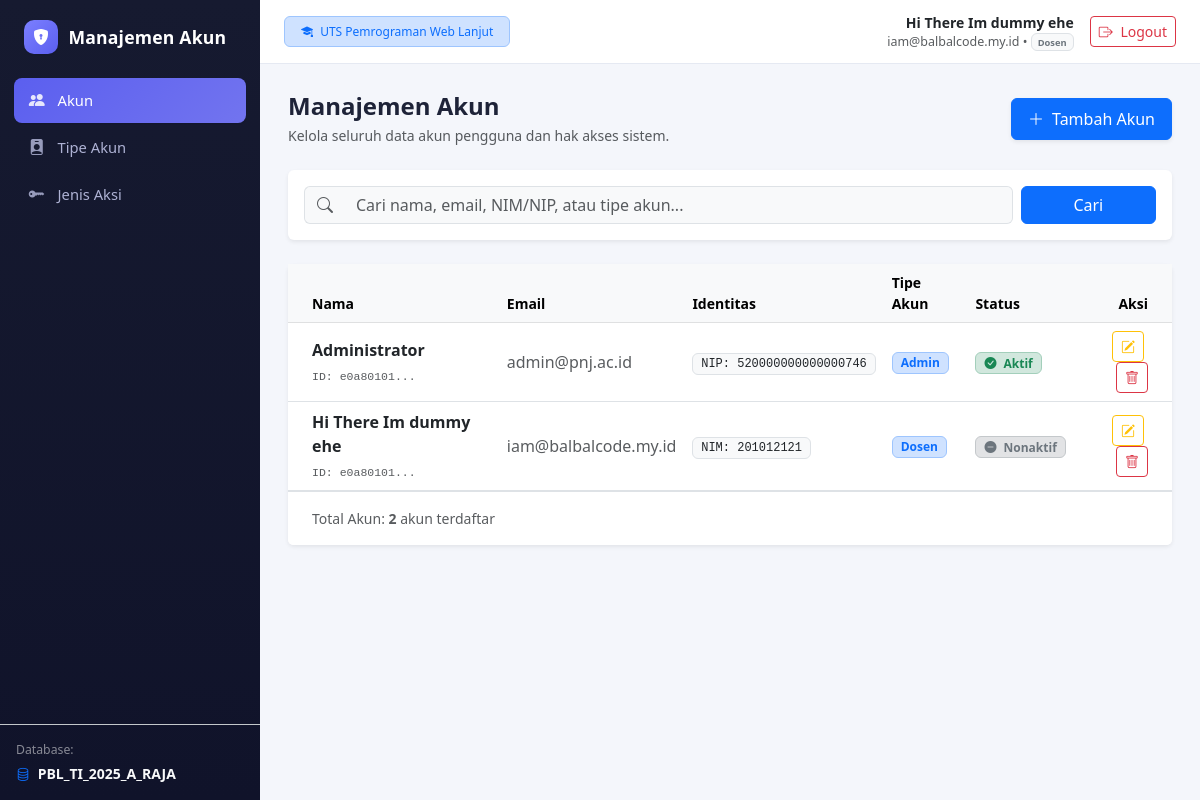
The app's page /accounts (signed in) with its own data.
### tables this page shows
CREATE TABLE `accounts` (
  `id` CHAR(36) NOT NULL,
  `name` VARCHAR(128) NOT NULL,
  `email` VARCHAR(128) NOT NULL UNIQUE,
  `password` TEXT NOT NULL,
  `account_type_id` CHAR(36) NOT NULL,
  `status` VARCHAR(128) NOT NULL DEFAULT 'Aktif',
  `identification_number` VARCHAR(128) NOT NULL,
  `identification_type` ENUM('NIM', 'NIP') NOT NULL,
  `created_at` DATETIME NOT NULL DEFAULT CURRENT_TIMESTAMP,
  `updated_at` DATETIME NOT NULL DEFAULT CURRENT_TIMESTAMP ON UPDATE CURRENT_TIMESTAMP,
  `deleted_at` DATETIME DEFAULT NULL,
  PRIMARY KEY (`id`),
  KEY `fk_accounts_account_type_idx` (`account_type_id`),
  CONSTRAINT `fk_accounts_account_type` FOREIGN KEY (`account_type_id`)
    REFERENCES `account_type` (`id`) ON DELETE RESTRICT ON UPDATE CASCADE
);

CREATE TABLE `account_type` (
  `id` CHAR(36) NOT NULL,
  `name` VARCHAR(128) NOT NULL,
  `description` TEXT DEFAULT NULL,
  `created_at` DATETIME NOT NULL DEFAULT CURRENT_TIMESTAMP,
  `updated_at` DATETIME NOT NULL DEFAULT CURRENT_TIMESTAMP ON UPDATE CURRENT_TIMESTAMP,
  `deleted_at` DATETIME DEFAULT NULL,
  PRIMARY KEY (`id`)
);

### core/Loader.php (called while the page is built)
<?php
class Loader
{
    public function view($path, $data = [])
    {
        extract($data);
        require __DIR__ . '/../' . $path;
    }
}

### controllers/Accounts.php (called while the page is built, shortened)
<?php
require_once __DIR__ . '/../models/AccountsModel.php';
class Accounts
{
    private $model;
    private $load;
    public function __construct()
    {
        $this->model            = new AccountsModel();
        $this->load             = new Loader();
    }
    public function index()
    {
        $search   = $_GET['q'] ?? '';
        $accounts = $this->model->getAll($search);
        $this->load->view('views/accounts/index.php', [
            'accounts' => $accounts,
            'search'   => $search,
        ]);
    }
}

### models/AccountsModel.php (called while the page is built, shortened)
<?php
require_once __DIR__ . '/../config/database.php';
class AccountsModel
{
    private $db;
    public function __construct()
    {
        global $conn;
        $this->db = $conn;
    }
    public function getAccounts($search = null)
    {
        $sql = "SELECT accounts.*, account_type.name AS account_type_name
                FROM accounts
                LEFT JOIN account_type ON accounts.account_type_id = account_type.id
                WHERE accounts.deleted_at IS NULL";
        $sql .= " ORDER BY accounts.created_at DESC";
        $stmt = $this->db->query($sql);
        return $stmt->fetchAll();
    }
    public function getAll($search = null)
    {
        return $this->getAccounts($search);
    }
}

### views/accounts/index.php (the view, shortened to what this page needs)
<?php
require_once __DIR__ . '/../layout/header.php';
?>
<div class="d-flex justify-content-between align-items-center mb-4">
    <div>
        <h4 class="fw-bold mb-1">Manajemen Akun</h4>
        <p class="text-muted small mb-0">Kelola seluruh data akun pengguna dan hak akses sistem.</p>
    </div>
    <a href="<?= BASE_URL ?>/accounts/create" class="btn btn-primary d-flex align-items-center gap-2 px-3 py-2 shadow-sm">
        <i class="bi bi-plus-lg"></i>
        <span>Tambah Akun</span>
    </a>
</div>
<div class="card border-0 shadow-sm mb-4">
    <div class="card-body p-3">
        <form method="GET" action="<?= BASE_URL ?>/accounts" class="row g-2 align-items-center">
            <div class="col-md-10">
                <div class="input-group">
                    <span class="input-group-text bg-light border-end-0 text-muted">
                        <i class="bi bi-search"></i>
                    </span>
                    <input type="text" name="q" class="form-control border-start-0 bg-light"
                           placeholder="Cari nama, email, NIM/NIP, atau tipe akun..."
                           value="<?= htmlspecialchars($search ?? '') ?>">
                </div>
            </div>
            <div class="col-md-2 d-flex gap-2">
                <button type="submit" class="btn btn-primary w-100">
                    Cari
                </button>
            </div>
        </form>
    </div>
</div>
<?php if (empty($accounts)): ?>
    <div class="card border-0 shadow-sm text-center p-5">
        <div class="py-4">
            <i class="bi bi-people text-muted" style="font-size: 3rem;"></i>
            <h5 class="mt-3 text-muted">Tidak ada data akun yang ditemukan</h5>
            <p class="text-muted small">Coba kata kunci pencarian lain atau tambahkan data akun baru.</p>
            <a href="<?= BASE_URL ?>/accounts/create" class="btn btn-primary btn-sm mt-2">
                <i class="bi bi-plus-lg"></i> Tambah Akun Baru
            </a>
        </div>
    </div>
<?php else: ?>
    <div class="card border-0 shadow-sm">
        <div class="table-responsive">
            <table class="table table-hover align-middle mb-0">
                <thead class="table-light text-secondary small">
                    <tr>
                        <th class="ps-4">Nama</th>
                        <th>Email</th>
                        <th>Identitas</th>
                        <th>Tipe Akun</th>
                        <th>Status</th>
                        <th class="text-end pe-4">Aksi</th>
                    </tr>
                </thead>
                <tbody>
                    <?php foreach ($accounts as $row): ?>
                    <tr>
                        <td class="ps-4">
                            <div class="fw-semibold text-dark"><?= htmlspecialchars($row['name']) ?></div>
                            <small class="text-muted font-monospace" style="font-size: 0.72rem;">ID: <?= substr($row['id'], 0, 8) ?>...</small>
                        </td>
                        <td>
                            <span class="text-muted"><?= htmlspecialchars($row['email']) ?></span>
                        </td>
                        <td>
                            <span class="badge bg-light text-dark border font-monospace fw-normal">
                                <?= htmlspecialchars($row['identification_type']) ?>: <?= htmlspecialchars($row['identification_number']) ?>
                            </span>
                        </td>
                        <td>
                            <span class="badge bg-primary-subtle text-primary border border-primary-subtle px-2 py-1">
                                <?= htmlspecialchars($row['account_type_name'] ?? '-') ?>
                            </span>
                        </td>
                        <td>
                            <?php if ($row['status'] === 'Aktif'): ?>
                                <span class="badge bg-success-subtle text-success border border-success-subtle px-2 py-1">
                                    <i class="bi bi-check-circle-fill me-1"></i> Aktif
                                </span>
                            <?php else: ?>
                                <span class="badge bg-secondary-subtle text-secondary border border-secondary-subtle px-2 py-1">
                                    <i class="bi bi-dash-circle-fill me-1"></i> Nonaktif
                                </span>
                            <?php endif; ?>
                        </td>
                        <td class="text-end pe-4">
                            <a href="<?= BASE_URL ?>/accounts/<?= $row['id'] ?>/edit"
                               class="btn btn-outline-warning btn-sm me-1" title="Ubah Akun">
                                <i class="bi bi-pencil-square"></i>
                            </a>
                            <form action="<?= BASE_URL ?>/accounts/<?= $row['id'] ?>/delete" method="POST"
                                  class="d-inline" onsubmit="return confirm('Apakah Anda yakin ingin menghapus akun ini? (Soft Delete)');">
                                <button type="submit" class="btn btn-outline-danger btn-sm" title="Hapus Akun">
                                    <i class="bi bi-trash"></i>
                                </button>
                            </form>
                        </td>
                    </tr>
                    <?php endforeach; ?>
                </tbody>
            </table>
        </div>
        <div class="card-footer bg-white border-top text-muted small py-3 ps-4">
            Total Akun: <strong><?= count($accounts) ?></strong> akun terdaftar
        </div>
    </div>
<?php endif; ?>
<?php require_once __DIR__ . '/../layout/footer.php'; ?>

### index.php (shortened to what this page needs)
<?php
require_once __DIR__ . '/core/Loader.php';
$uri      = parse_url($_SERVER['REQUEST_URI'], PHP_URL_PATH);
$base     = trim(str_replace('\\', '/', dirname($_SERVER['SCRIPT_NAME'])), '/');
$path     = trim(substr($uri, strlen($base)), '/');
$segments = explode('/', $path);
$noIdActions = ['create', 'store', 'login', 'logout'];
$rawPage = strtolower($segments[0] ?? '');
if ($rawPage === '' || $rawPage === 'home') {
    $page = isset($_SESSION['user']) ? 'accounts' : 'auth';
} elseif ($rawPage === 'login') {
    $page = 'auth';
} elseif ($rawPage === 'account-type') {
    $page = 'account-types';
} else {
    $page = $rawPage;
}
if (!isset($segments[1]) || $segments[1] === '') {
    $id     = null;
    $action = ($page === 'auth') ? 'login' : 'index';
} elseif (in_array($segments[1], $noIdActions, true)) {
    $id     = null;
    $action = $segments[1];
} else {
    $id     = $segments[1];
    $action = $segments[2] ?? 'detail';
}
$controller = new $controllerName();
if ($id === null) {
    $controller->$action();
} else {
    $controller->$action($id);
}

### views/layout/header.php (shortened to what this page needs)
<?php
global $page;
$currentUser = $_SESSION['user'] ?? null;
?>
<!DOCTYPE html>
<html lang="id">
<head>
    <link href="https://cdn.jsdelivr.net/npm/bootstrap@5.3.0/dist/css/bootstrap.min.css" rel="stylesheet">
    <link href="https://cdn.jsdelivr.net/npm/bootstrap-icons@1.11.3/font/bootstrap-icons.min.css" rel="stylesheet">
    <link href="<?= BASE_URL ?>/assets/css/style.css" rel="stylesheet">
</head>
<body>
    <div class="app-shell" id="appShell">
        <aside class="sidebar">
            <a href="<?= BASE_URL ?>/accounts" class="sidebar-brand">
                <span class="brand-mark"><i class="bi bi-shield-lock-fill"></i></span>
                <span>Manajemen Akun</span>
            </a>
            <ul class="sidebar-nav">
                <li>
                    <a href="<?= BASE_URL ?>/accounts" class="nav-link <?= ($page === 'accounts') ? 'active' : '' ?>">
                        <i class="bi bi-people-fill"></i>
                        <span>Akun</span>
                    </a>
                </li>
                <li>
                    <a href="<?= BASE_URL ?>/account-types" class="nav-link <?= ($page === 'account-types') ? 'active' : '' ?>">
                        <i class="bi bi-person-badge-fill"></i>
                        <span>Tipe Akun</span>
                    </a>
                </li>
                <li>
                    <a href="<?= BASE_URL ?>/actions" class="nav-link <?= ($page === 'actions') ? 'active' : '' ?>">
                        <i class="bi bi-key-fill"></i>
                        <span>Jenis Aksi</span>
                    </a>
                </li>
            </ul>
            <div class="p-3 text-muted small border-top border-secondary-subtle">
                <div class="text-white-50 small mb-1">Database:</div>
                <div class="fw-semibold text-light text-truncate" title="PBL_TI_2025_A_RAJA">
                    <i class="bi bi-database me-1 text-primary"></i> PBL_TI_2025_A_RAJA
                </div>
            </div>
        </aside>
        <div class="main">
            <header class="topbar">
                <div class="d-flex align-items-center">
                    <span class="badge bg-primary-subtle text-primary border border-primary-subtle px-3 py-2 fw-medium">
                        <i class="bi bi-mortarboard-fill me-1"></i> UTS Pemrograman Web Lanjut
                    </span>
                </div>
                <div class="d-flex align-items-center gap-3">
                    <?php if ($currentUser): ?>
                        <div class="text-end d-none d-sm-block">
                            <div class="fw-bold small text-dark"><?= htmlspecialchars($currentUser['name']) ?></div>
                            <div class="text-muted" style="font-size: 0.78rem;">
                                <?= htmlspecialchars($currentUser['email']) ?>
                                <?php if (!empty($currentUser['account_type_name'])): ?>
                                    &bull; <span class="badge bg-light text-secondary border"><?= htmlspecialchars($currentUser['account_type_name']) ?></span>
                                <?php endif; ?>
                            </div>
                        </div>
                        <a href="<?= BASE_URL ?>/auth/logout" class="btn btn-outline-danger btn-sm" title="Keluar">
                            <i class="bi bi-box-arrow-right me-1"></i> Logout
                        </a>
                    <?php endif; ?>
                </div>
            </header>
            <main class="content">

### views/layout/footer.php (shortened to what this page needs)
        </div>
    </div>
</body>
</html>

### assets/css/style.css (style rules this page uses)
:root { --sidebar-w: 260px; --topbar-h: 64px; --color-bg: #f4f6fb; --color-surface: #ffffff; --color-border: #e5e9f2; --color-text: #1e2338; --color-primary: #5b5fef; --sidebar-bg: #161a30; --sidebar-bg-elevated: #1f2444; --sidebar-text: #aeb2d4; --sidebar-accent: #7b7fff; --radius-sm: 8px; --shadow-sm: 0 1px 2px rgba(16, 20, 40, 0.06); }
* { box-sizing: border-box; }
body { background: var(--color-bg); color: var(--color-text); font-family: 'Segoe UI', Roboto, -apple-system, BlinkMacSystemFont, sans-serif; -webkit-font-smoothing: antialiased; }
.app-shell { display: flex; min-height: 100vh; }
.sidebar { width: var(--sidebar-w); flex-shrink: 0; background: linear-gradient(180deg, var(--sidebar-bg) 0%, #10132a 100%); color: var(--sidebar-text); display: flex; flex-direction: column; position: fixed; top: 0; left: 0; bottom: 0; z-index: 1030; transition: transform 0.25s ease; }
.sidebar-brand { display: flex; align-items: center; gap: 0.65rem; padding: 1.25rem 1.5rem; color: #fff; text-decoration: none; font-weight: 700; font-size: 1.1rem; letter-spacing: 0.2px; }
.sidebar-brand .brand-mark { width: 34px; height: 34px; border-radius: 10px; background: linear-gradient(135deg, var(--sidebar-accent), var(--color-primary)); display: flex; align-items: center; justify-content: center; font-size: 1rem; box-shadow: var(--shadow-sm); }
.sidebar-nav { list-style: none; margin: 0; padding: 0.25rem 0.9rem; flex: 1; }
.sidebar-nav .nav-link { display: flex; align-items: center; gap: 0.75rem; padding: 0.65rem 0.85rem; border-radius: var(--radius-sm); color: var(--sidebar-text); text-decoration: none; font-size: 0.92rem; font-weight: 500; margin-bottom: 2px; transition: background 0.15s ease, color 0.15s ease; }
.sidebar-nav .nav-link i { width: 1.1rem; text-align: center; font-size: 1rem; opacity: 0.85; }
.sidebar-nav .nav-link.active { background: linear-gradient(135deg, var(--color-primary), #7274ef); color: #fff; box-shadow: var(--shadow-sm); }
.topbar { height: var(--topbar-h); background: var(--color-surface); border-bottom: 1px solid var(--color-border); display: flex; align-items: center; justify-content: space-between; padding: 0 1.5rem; position: sticky; top: 0; z-index: 1020; }
.main { margin-left: var(--sidebar-w); flex: 1; display: flex; flex-direction: column; min-width: 0; }
.content { padding: 1.75rem; flex: 1; }

### records on screen
accounts: name "Hi There Im dummy ehe", email "iam@balbalcode.my.id", id "e0a80101", identification_type "NIM", identification_number "201012121", account_type.name "Dosen", status "Nonaktif" (drawn)
account_type: name "Dosen"
accounts: name "Administrator", id "e0a80101", email "admin@pnj.ac.id", identification_type "NIP", identification_number "520000000000000746", account_type.name "Admin", status "Aktif" (drawn)

### other values on screen
count($accounts) "2"
